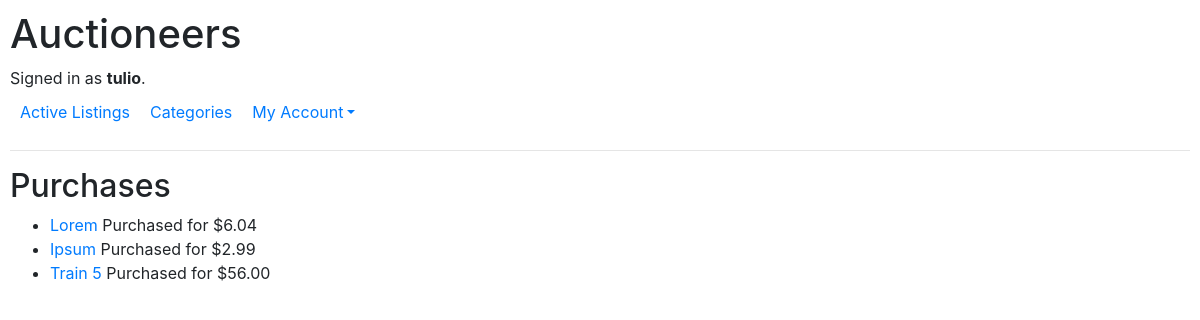
Before: /purchases/ (signed in) with the older database file.
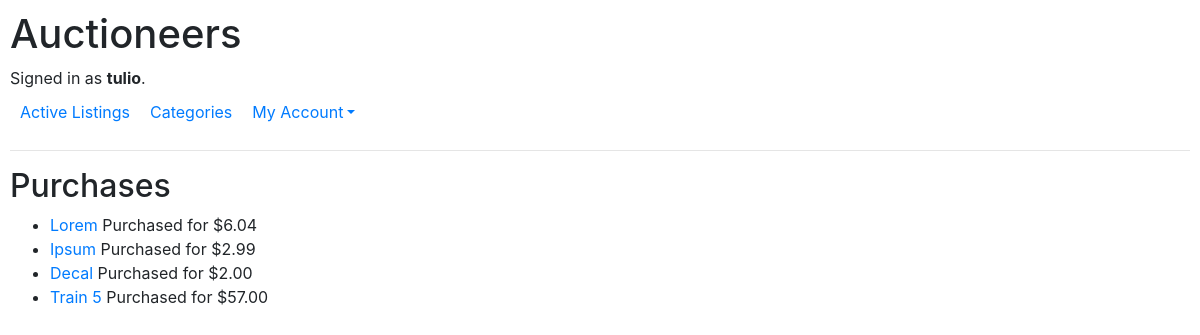
After: the same page with the newer database file.
### auctions/models.py (models this page shows, shortened)
class Auction_Listing(models.Model):
    category = models.ForeignKey(Category, on_delete=models.PROTECT, related_name="listings")
    title = models.CharField(max_length = 25)
    description = models.TextField()
    image = models.FileField(upload_to="media/", blank=False, default="media/placeholder.jpg")
    quantity = models.IntegerField()
    price = models.DecimalField(max_digits=10, decimal_places=2)
    current_bid = models.ForeignKey("Bid", on_delete=models.PROTECT, related_name="listings", null=True, blank=True)
    seller = models.ForeignKey(User, on_delete=models.CASCADE, related_name="listings")
    timestamp = models.DateTimeField(auto_now_add=True)
    closing_time = models.DateTimeField(blank=False)
    is_open = models.BooleanField(default=True)

### auctions/views.py (the view)
# urls.py: path("purchases/", views.purchases, name="purchases"),
def purchases(request):
    if request.user.is_authenticated:
        purchases = request.user.purchases.all()
    else:
        purchases = []
    return render(request,"auctions/purchases.html", {
        "purchases": purchases
    })

### auctions/templates/auctions/purchases.html
{% extends "auctions/layout.html" %}
{% block body %}
    <h2>Purchases</h2>
    <div>
        {% if user.is_authenticated %}
            {% if purchases %}
                <ul>
                    {% for listing in purchases %}
                    <li>
                        <a href="{% url 'listing_detail' listing.id  %}">{{ listing.title }}</a>
                        Purchased for ${{ listing.price }}
                    </li>
                    {% endfor %}
                </ul>
            {% else %}
                No purchases found.
            {% endif %}
        {% endif %}
    </div>
{% endblock %}

Changed rows visible on the page:
now on this page (row edited): Auction_Listing: title "Decal", price "2.00"
changed Auction_Listing "Train 5": price "56.00" → "57.00"
